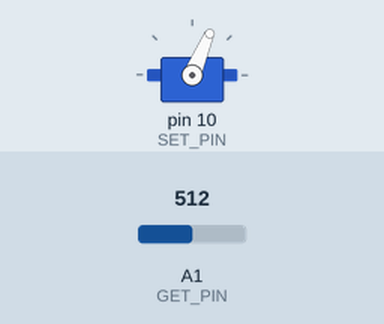
Recording of a sketch running on a simulated Arduino Uno, built with avr-gcc and run on an emulated ATmega328P. On the bench: servo. The test bench sets the inputs (shaded band); at power-on: A1 (GET_PIN) = 512.

Above: at 1.2 s.
1.3 s: A1 (GET_PIN) set to 900
At 2.0 s:
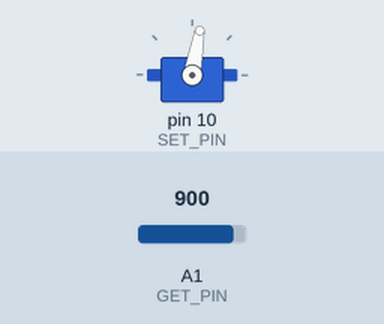
2.8 s: A1 (GET_PIN) set to 122
At 3.2 s:
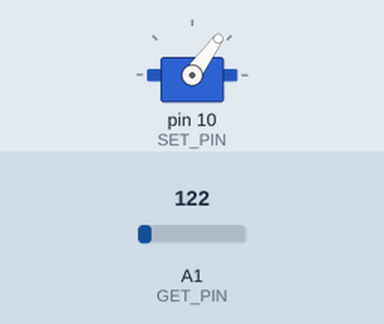
4.3 s: A1 (GET_PIN) set to 511
At 5.5 s:
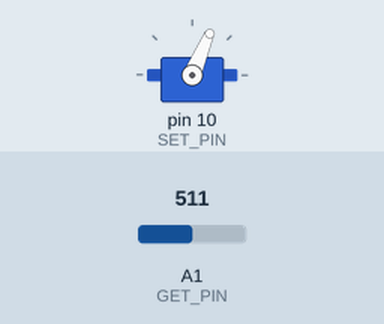
Timing chart, 0 to 7.3 s (numbered marks = the images above; inputs shaded):
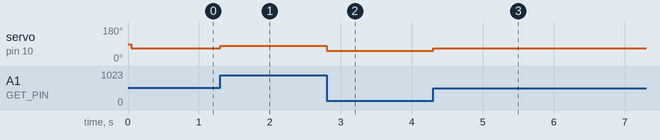

The sketch:

servo.ino
```cpp
#include <Servo.h>
#include <math.h>

#define SET_PIN 10
#define GET_PIN A1
#define MAX_ANGLE 80
#define MIN_ANGLE 50

Servo webcam;

void setup() {
    pinMode(SET_PIN, OUTPUT);
    pinMode(GET_PIN, INPUT);
    webcam.attach(SET_PIN);
}

void loop() {
    full_loop();
}

void full_loop() {
    int knob;
    int current_angle = webcam.read();
    static int running = millis();

    if ((millis() - running) > 40) {
        knob = map(analogRead(GET_PIN), 0, 900, MIN_ANGLE, MAX_ANGLE);

        if (abs(knob - current_angle) > 3) {
            webcam.write(knob);
            running = millis();
        }
    }
}
```

Measured:
- after the input at 1.3 s, servo on pin 10 (SET_PIN): 67° → 80° at once
- after the input at 2.8 s, servo on pin 10 (SET_PIN): 80° → 54° at once
- after the input at 4.3 s, servo on pin 10 (SET_PIN): 54° → 67° at once
